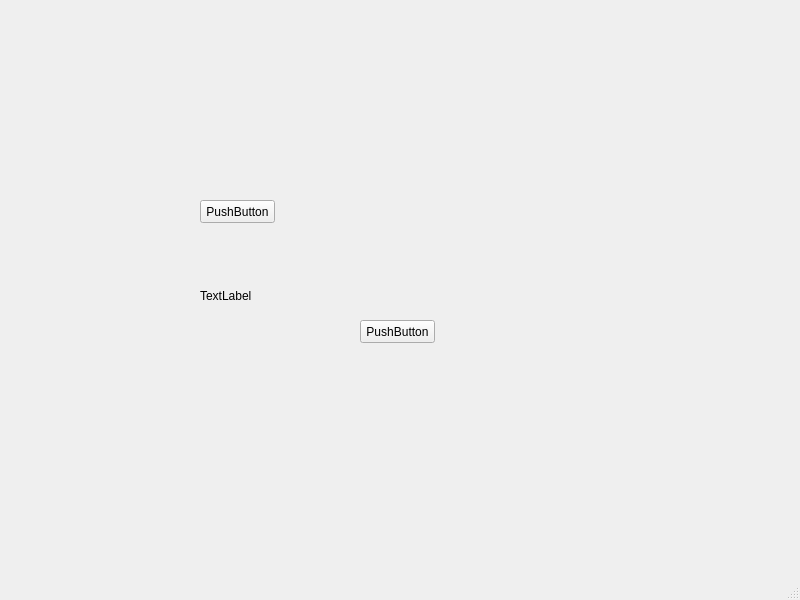
<?xml version="1.0" encoding="UTF-8"?>
<ui version="4.0">
 <class>MainWindow</class>
 <widget class="QMainWindow" name="MainWindow">
  <property name="geometry">
   <rect>
    <x>0</x>
    <y>0</y>
    <width>800</width>
    <height>600</height>
   </rect>
  </property>
  <property name="windowTitle">
   <string>MainWindow</string>
  </property>
  <widget class="QWidget" name="centralwidget">
   <widget class="QPushButton" name="pushButton">
    <property name="geometry">
     <rect>
      <x>200</x>
      <y>200</y>
      <width>75</width>
      <height>23</height>
     </rect>
    </property>
    <property name="text">
     <string>PushButton</string>
    </property>
   </widget>
   <widget class="QPushButton" name="pushButton_2">
    <property name="geometry">
     <rect>
      <x>360</x>
      <y>320</y>
      <width>75</width>
      <height>23</height>
     </rect>
    </property>
    <property name="text">
     <string>PushButton</string>
    </property>
   </widget>
   <widget class="QLabel" name="label">
    <property name="geometry">
     <rect>
      <x>200</x>
      <y>290</y>
      <width>54</width>
      <height>12</height>
     </rect>
    </property>
    <property name="text">
     <string>TextLabel</string>
    </property>
   </widget>
  </widget>
  <widget class="QMenuBar" name="menubar">
   <property name="geometry">
    <rect>
     <x>0</x>
     <y>0</y>
     <width>800</width>
     <height>21</height>
    </rect>
   </property>
  </widget>
  <widget class="QStatusBar" name="statusbar"/>
 </widget>
 <resources/>
 <connections/>
</ui>
